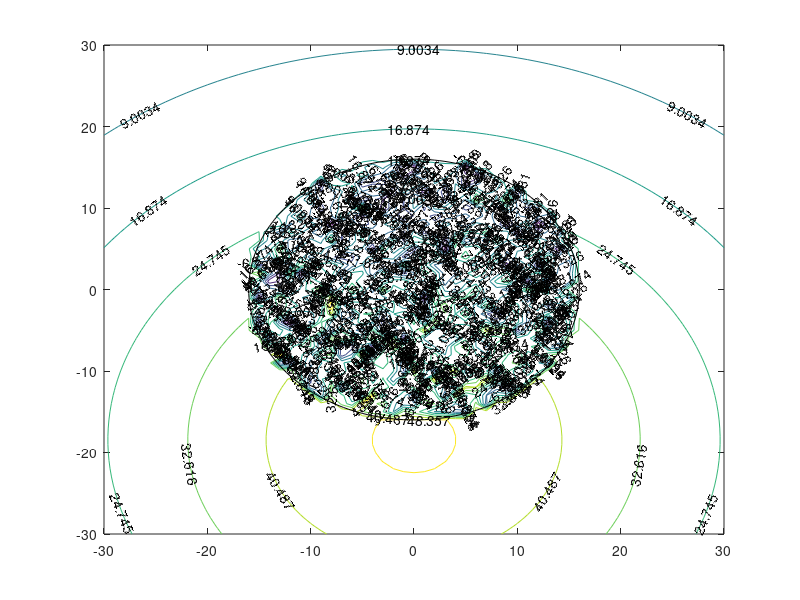

MATLAB code to generate this figure:
clc;
close all;
clear all;
R=30;
H=20;
ele=60;                                             % Atak vary korae kicu plot neya jete pare
g=R-H*cotd(ele);
%g=0;
theta_sub = atand((R+g)/H)+ atand((R-g)/H);
theta_0= (theta_sub/2)-atand((R-g)/H);
%x0= sqrt(x.^2+y.^2).*cosd(atand(y/x)-theta_0);
%y0= sqrt(x.^2+y.^2).*sind(atand(y/x)-theta_0);
%x_a= (x0-H*tand(theta_0)).*cosd(theta_0);
%theta_a=atand(realsqrt(x_a.^2)/(H*cosd(theta_0)+x0.*sind(theta_0)));
%theta=-90:1:90;
n_H=1.7;                                            %%Atak vary korae amra amader cell edge ar sathe 3db/10db point k adjust korte parbo
                                                    %%Akhane n=1.7 a -3db adjusted
a_H=1/n_H;
effi=0.8;
theta_3db=2*acosd(0.5^a_H);
D_max=(32*log10(2))/(2*theta_3db^2);
x1=theta_sub/2-90;                                  % Ata use kora hoica -90 to +90 range a neyar jonno
x2=theta_sub/2+90;                                  % Ata use kora hoica -90 to +90 range a neyar jonno
x= x1:x2;
%x= 0:theta_sub;
deviation=theta_sub/2-x;                            % Angles away from the boresight
D=D_max*effi*cosd(deviation).^n_H;                         % Gain at the angles away
D_db=50+10*log10(D);                                   % 
% figure (1);
% plot(deviation,D_db);
% title('Radiation pattern of HAP antenna');
% hold on;
% grid on;

%%  User antenna ratiation pattern

theta=-90:1:90;
n_U=6;
D_bore=18;
D_U=effi*cosd(theta).^n_U;
D_U_db= D_bore+10*log10(D_U);
% figure (2);
% plot(theta,D_U_db,'r');
% title('Radiation pattern of User antenna');
% hold on;
% grid on;

%% Carrier to Noise ration

x0=-R:R;
y0=-R:R;
z0=0:H;
f=2;
c=.3;
P_H=40;                                             % Tx power
NF=-100.5;                                          % Noise power
CINR=zeros(size(x0));
m1=size(x0);
n1=size(y0);
p1=size(z0);
% for p=1:p1(2)
%     if z0(p)==H
    for m=1:m1(2)
        for n=1:n1(2)
            h_p=[x0(R+1)-g y0(R+1) z0(H+1)];
            u_p=[x0(m) y0(n) z0(1)];
            spp=[x0(R+1)-g y0(R+1) z0(1)];
            bore_point1=[H*tand(theta_0)-g y0(R+1) z0(1)];        % Bore at theta_sub/2 point 
            bore_point2=[x0(R+1)-g y0(R+1) z0(1)];                % Bore at spp point 
            bore_point3=[x0(R+1) y0(R+1) z0(1)];                  % Bore at cell centre point
            vec_h2bore=[bore_point2(1)-h_p(1) bore_point2(2)-h_p(2) bore_point2(3)-h_p(3)];
            vec_h2u=[u_p(1)-h_p(1) u_p(2)-h_p(2) u_p(3)-h_p(3)];
            vec_h2spp=[spp(1)-h_p(1) spp(2)-h_p(2) spp(3)-h_p(3)];
            theta_user=acosd(dot(vec_h2u,vec_h2bore)/(norm(vec_h2bore)*norm(vec_h2u)));                     
            theta_centre=atand(g/H);
            deviation_user1=theta_sub/2-theta_user;              % Akhane onnanno point a bore ar jonno change korte hobe
            deviation_user2=theta_user;                          % Akhane onnanno point a bore ar jonno change korte hobe
            deviation_user3=theta_centre-theta_user;             % Akhane onnanno point a bore ar jonno change korte hobe             
            A_H=D_max*effi*cosd(deviation_user2)^n_H;
            A_H_db=40+10*log10(A_H);                                 % HAP antenna gain
            theta_u2spp= acosd(dot(vec_h2u,vec_h2spp)/(norm(vec_h2spp)*norm(vec_h2u)));
            A_U=effi*cosd(theta_u2spp)^n_U;
            A_U_db=10+D_bore+10*log10(A_U);                        % User antenna gain
            %A_U_db=20;
            lamda=c/f;
            d=norm(vec_h2u);                                       % Distance from the user
            FSL= (4*pi*d*1000/lamda)^2;
            FSL_db=10*log10(FSL);
            r=realsqrt(x0(m)*x0(m)+y0(n)*y0(n));
            if(r<16)
                Shad_Loss=normrnd((-92.4+theta_user)/(-3.44+0.0318.*theta_user),(-89.55+theta_user)/(-8.87+0.0927.*theta_user));
                C=P_H+A_H_db+A_U_db-FSL_db-Shad_Loss-normrnd(0,10);                               % Carrier
                %C=P_H+A_H_db+A_U_db-FSL_db;
                %e=acosd(dot(vec_h2u,vec_h2bore)/(norm(vec_h2bore)*norm(vec_h2u)));
            else
                C=P_H+A_H_db+A_U_db-FSL_db;
            end
            CINR(m,n)=C-NF;
        end
    end
%     end
% end
figure (3);
contour(x0,y0,CINR,'ShowText','on');
hold on;
Radius = 16;

[x,y,z] = cylinder(Radius,200);
%figure (2);
plot(x(1,:),y(1,:),'k')
